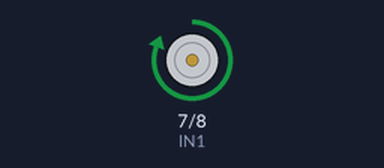
The sketch below on a simulated Arduino Uno, built with avr-gcc and run on an emulated ATmega328P. Shown: motor-driver pin pairs drawn as motors (green arrow = first pin HIGH = forward, orange = second pin HIGH = backward, longer = more drive, scaled by the enable pin).

Above: at 1.0 s.
At 3.0 s:
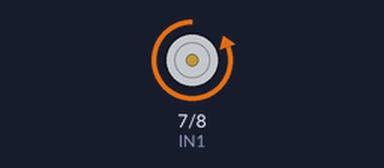
Timing chart, 0 to 5.2 s (numbered marks = the images above):
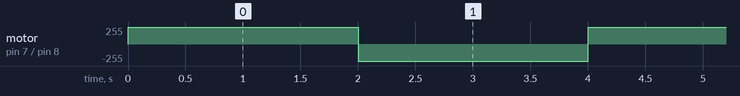

The sketch:

DC_motor.ino
```cpp
const int ENA = 6;
const int IN1 = 7;
const int IN2 = 8;
void setup()
{
  pinMode(ENA,OUTPUT);
  pinMode(IN1,OUTPUT);
  pinMode(IN2,OUTPUT);
}
void loop()
{
  analogWrite(ENA,255);
  digitalWrite(IN1,HIGH);
  digitalWrite(IN2,LOW);
  delay(2000);

  analogWrite(ENA,255);
  digitalWrite(IN1,LOW);
  digitalWrite(IN2,HIGH);
  delay(2000);
}
```

Measured:
- by itself, motor on pin 7 (IN1) / pin 8 (IN2): alternates forward 255/255 for 2.0 s and backward 255/255 for 2.0 s
